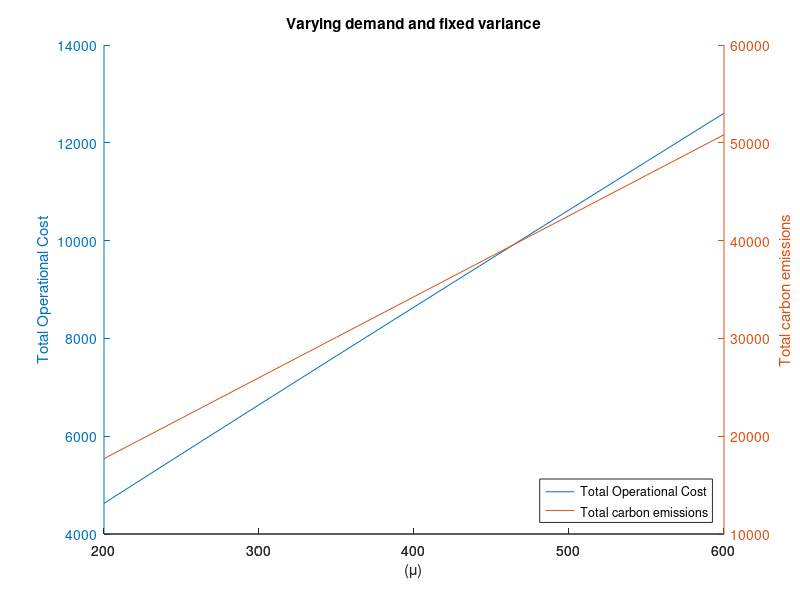
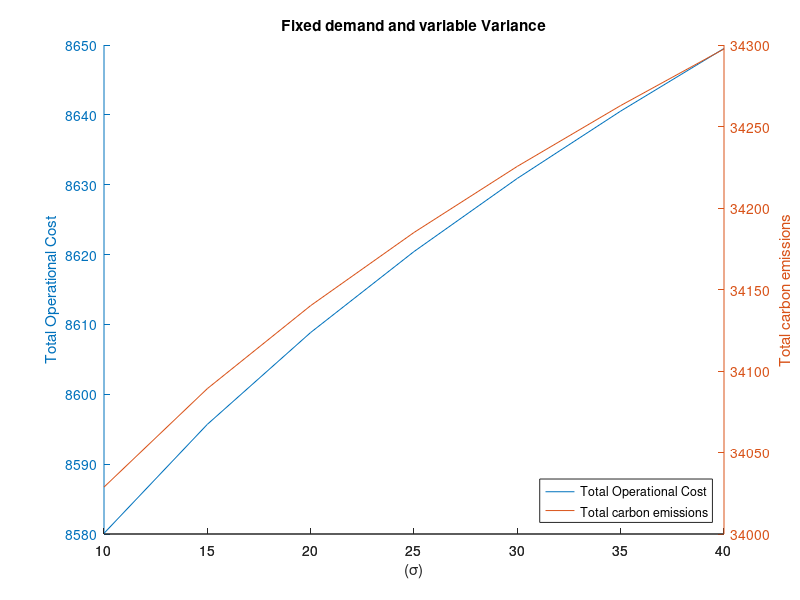
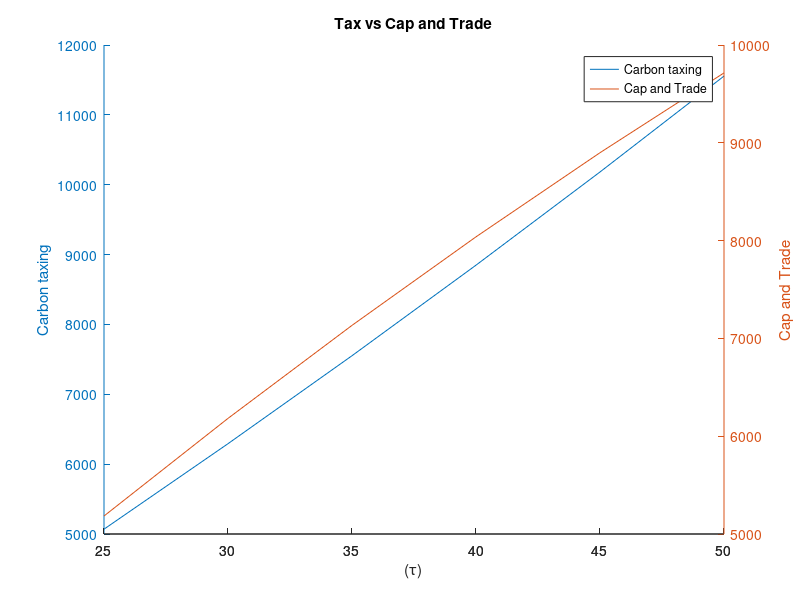
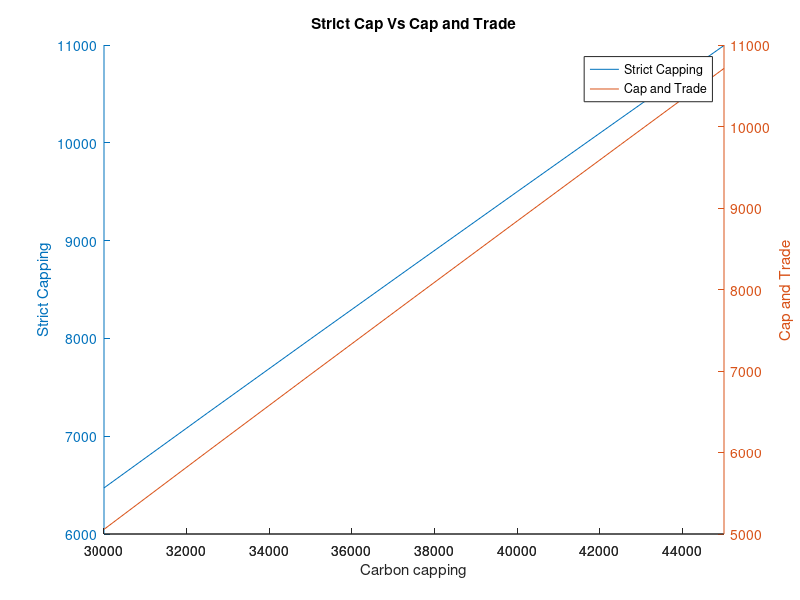

Here is the MATLAB script that generated these plots, in order:
cons = [0,0,0,0,0,0,0,0,0,0,0,0,0,0];
 
 
 
fb=[20,40,50];                                %Fixed cost of the plant
HCbi = [0.3 0.5 0;0 0.4 0.3];                 %Unit Inventory holding cost
OCbi = [25 30 0;0 35 20];                     %Ordering cost
HCcp = [0.3 0 0.4 0;0 0.2 0 0;0 0 0.3 0.5];   %Unit Inventory holding cost
Cbpt = [2,3,4];                               %Cost of regular time production
Ccpbt = [3,6,7.5];                            %Cost of over-time production
TCbai = [0.2 0.1 0;0 0.3 0.3];                %Transportation cost from supplier to plant
TCcbp = [0.1 0 0.3 0;0 0.2 0 0;0 0 0.2 0.1];  %Transportation cost from supplier to plant
 
Z = 1;                                        %Decision variables
Y = 1;
X = 1;
 
LT = 7;                                     %Lead time is 1 week
EMF = [30,40,50];                           %Fixed emission due to manufacturing
EMV = [3,4,5];                              %Variable emission due to manufacturing
EOFia = [40 35 0;0 50 45];                  %Fixed emission due to transportation(from supplier to plant)
EOVia = [2.5 3 0;0 4 3.5];                  %Variable emission due to transportation(from supplier to plant)
EOFpb = [20 0 30 0;0 40 0 0;0 0 45 50];     %Fixed emission due to transportation(from plant to warehouse)
EOVpb = [1.5 0 1 0;0 2 0 0;0 0 3 2.5];      %Variable emission due to transportation(from plant to warehouse)
EIpb = [1.5 1.2 0;0 1.3 1.4];               %Emission due to inventory at plants
EIpc = [1.3 0 1.4 0;0 1.2 0 0;0 0 1.3 1.5]; %Emission due to inventory at warehouse
 
 
Zalpha=1.95;
%Zbai=[1,1,0;0,1,1];
result_operational_emission=[0,0,0,0,0,0,0,0,0];
result_carbon_emission=[0,0,0,0,0,0,0,0,0];
result_operational_emission1=[0,0,0,0,0,0,0,];
result_carbon_emission1=[0,0,0,0,0,0,0,];
 
 
k=1;                                        %Loop variable
sigma = 35;                                 %Constant variance
Dbi=[];                                     %Demand of the plant from supplier
V = [0,0,0];
b = [2,1,2,1]; 
 
 
%M=200;                                      
%Dbi(1) = M*1*b(1);                          %Calculation of demand by plants from supplier using constraint 17
%Dbi(2) = M*1*b(2)+M*1*b(3);
%Dbi(3) = M*1*b(4);
 
V(1) = sigma*Y*b(1)*b(1);                   %Calculation of variance from constraint 18
V(2) = sigma*Y*(b(2)*b(2)+b(3)*b(3));
V(3) = sigma*Y*b(4)*b(4);
 
fprintf('TABLE 1\nMean demand changes from 200 to 600 with constant variance of 35\n');
fprintf('Z1\t\t\t\tZ2\n');
%Mean demand changes from 200 to 600 with constant variance of 35
for M=200:50:600
 
    
    Dbi(1) = M*1*b(1);                          %Calculation of demand by plants from supplier using constraint 17
    Dbi(2) = M*1*b(2)+M*1*b(3);
    Dbi(3) = M*1*b(4);
 
  QRcbpt = M;
  if(QRcbpt>550)
      ORcbpt = 550;
      QOcbpt = M-QRcbpt;
  else
      QOcbpt = 0;
      QRcbpt = M;
  end
  
  d1 = fb(1)*X + sqrt(2*HCbi(1,1)*OCbi(1,1))*sqrt(Dbi(1))+HCbi(1,1)*Zalpha*sqrt(LT)*sqrt(V(1)) + M*HCcp(1,1)+ QRcbpt*Cbpt(1)+QOcbpt*Ccpbt(1)+ TCbai(1,1)*Dbi*Z + TCcbp(1,1)*M*Y;
 
  d2 = fb(2)*X + sqrt(2*HCbi(1,2)*OCbi(1,2))*sqrt(Dbi(2))+ sqrt(2*HCbi(2,2)*OCbi(2,2))*sqrt(Dbi(2))+HCbi(1,2)*Zalpha*sqrt(LT)*sqrt(V(2)) +HCbi(2,2)*Zalpha*sqrt(LT)*sqrt(V(2))+ M*HCcp(2,2)+ QRcbpt*Cbpt(2)+QOcbpt*Ccpbt(2)+ TCbai(1,2)*Dbi*Z +TCbai(2,2)*Dbi*Z+ TCcbp(2,2)*M*Y ;
 
  d3 = fb(1)*X +fb(3)*X + sqrt(2*HCbi(1,1)*OCbi(1,1))*sqrt(Dbi(1))+sqrt(2*HCbi(2,3)*OCbi(2,3))*sqrt(Dbi(3))+HCbi(1,1)*Zalpha*sqrt(LT)*sqrt(V(1)+V(3)) +HCbi(2,3)*Zalpha*sqrt(LT)*sqrt(V(1)+V(3)) + M*HCcp(1,3)+M*HCcp(3,3)+ QRcbpt*Cbpt(1)+QOcbpt*Ccpbt(1)+QRcbpt*Cbpt(3)+QOcbpt*Ccpbt(3)+ TCbai(1,1)*Dbi*Z + TCbai(2,3)*Dbi*Z+ TCcbp(1,3)*M*Y+ TCcbp(3,3)*M*Y;
 
  d4 = fb(3)*X + sqrt(2*HCbi(2,3)*OCbi(2,3))*sqrt(Dbi(3))+HCbi(2,3)*Zalpha*sqrt(LT)*sqrt(V(3)) + M*HCcp(3,4)+ QRcbpt*Cbpt(3)+QOcbpt*Ccpbt(3)+ TCbai(2,3)*Dbi*Z + TCcbp(3,4)*M*Y;
 
  y1 = d1+d2+d3+d4; 
  
  
  d1_2 = EMF(1)*X + EMV(1)*(QRcbpt+QOcbpt)+EOFpb(1,1)*Y + EOVpb(1,1)*M+ EOFia(1,1)*Z + EOVia(1,1)*Dbi(1)+EIpc(1,1)*M+EIpb(1,1)*Zalpha*sqrt(LT)*sqrt(V(1));      
 
  d2_2 = EMF(2)*X + EMV(2)*(QRcbpt+QOcbpt)+EOFpb(2,2)*Y + EOVpb(2,2)*M+ (EOFia(1,2)+EOFia(2,2))*Z + EOVia(1,2)*Dbi(2)+EOVia(2,2)*Dbi(2)+EIpc(2,2)*M + (EIpb(1,2)+EIpb(2,2))*Zalpha*sqrt(LT)*sqrt(V(2));
 
  d3_2 = EMF(1)*X+EMF(3)*X + (EMV(1)+EMV(3))*(QRcbpt+QOcbpt)+(EOFpb(1,3)+EOFpb(3,3))*Y + (EOVpb(1,3)+EOVpb(3,3))*M+ (EOFia(1,1)+EOFia(2,3))*Z + (EOVia(1,1)+EOVia(2,3))*Dbi(1)+(EOVia(1,1)+EOVia(2,3))*Dbi(3)+EIpc(1,1)*M+ (EIpb(1,1)+EIpb(2,3))*Zalpha*sqrt(LT)*sqrt(V(1)+V(3)); 
 
  d4_2 = EMF(3)*X + EMV(3)*(QRcbpt+QOcbpt)+EOFpb(3,4)*Y + EOVpb(3,4)*M+ EOFia(2,3)*Z + EOVia(2,3)*Dbi(3)+EIpc(3,4)*M+EIpb(2,3)*Zalpha*sqrt(LT)*sqrt(V(3));   
  
  y2 = d1_2+d2_2+d3_2+d4_2;
  
  result_operational_emission(k) = min(y1);
  result_carbon_emission(k) = min(y2);
  k=k+1;
  fprintf('%.2f\t\t\t%.2f',min(y1),min(y2));
  fprintf('\n');
end
% 
%----------Plotting of graph--------------------
Mu = [200 250 300 350 400 450 500 550 600];
figure
hold on
%plot3(Mu,result_operational_emission,result_carbon_emission)
[haX,Line1,Line2] = plotyy(Mu,result_operational_emission,Mu,result_carbon_emission);
title('Varying demand and fixed variance');
xlabel('(\mu)');
ylabel(haX(2),'Total carbon emissions')       % right y-axis
ylabel(haX(1),'Total Operational Cost')       % left y-axis 
legend('Total Operational Cost','Total carbon emissions','Location','southeast');
hold off
%------------------------------------------------
 
 
l=1;                                          %Loop variable
M=400;                                        %Constant demand
QRcbpt = M;                                   %Initializing quantity in regular time
QOcbpt = 0;                                   %Initializing quantity in over time
Dbi(1) = M*1*b(1);                            %Calculation of demand by plants from supplier using constraint 17
Dbi(2) = M*1*b(2)+M*1*b(3);
Dbi(3) = M*1*b(4);
 
 
fprintf('\n\n');
fprintf('TABLE 2\nMean demand is constant at 400 and variance varies from 10 to 40\n');
fprintf('Z1\t\t\t\tZ2\n');
%Mean demand is constant at 400 and variance varies from 10 to 40
for sigma=10:5:40
    
    V = [0,0,0];
    V(1) = sigma*Y*b(1)*b(1);
    V(2) = sigma*Y*(b(2)*b(2)+b(3)*b(3));
    V(3) = sigma*Y*b(4)*b(4);
    
    
    
  d1 = fb(1)*X + sqrt(2*HCbi(1,1)*OCbi(1,1))*sqrt(Dbi(1))+HCbi(1,1)*Zalpha*sqrt(LT)*sqrt(V(1)) + M*HCcp(1,1)+ QRcbpt*Cbpt(1)+QOcbpt*Ccpbt(1)+ TCbai(1,1)*Dbi*Z + TCcbp(1,1)*M*Y;
 
  d2 = fb(2)*X + sqrt(2*HCbi(1,2)*OCbi(1,2))*sqrt(Dbi(2))+ sqrt(2*HCbi(2,2)*OCbi(2,2))*sqrt(Dbi(2))+HCbi(1,2)*Zalpha*sqrt(LT)*sqrt(V(2)) +HCbi(2,2)*Zalpha*sqrt(LT)*sqrt(V(2))+ M*HCcp(2,2)+ QRcbpt*Cbpt(2)+QOcbpt*Ccpbt(2)+ TCbai(1,2)*Dbi*Z +TCbai(2,2)*Dbi*Z+ TCcbp(2,2)*M*Y ;
 
  d3 = fb(1)*X +fb(3)*X + sqrt(2*HCbi(1,1)*OCbi(1,1))*sqrt(Dbi(1))+sqrt(2*HCbi(2,3)*OCbi(2,3))*sqrt(Dbi(3))+HCbi(1,1)*Zalpha*sqrt(LT)*sqrt(V(1)+V(3)) +HCbi(2,3)*Zalpha*sqrt(LT)*sqrt(V(1)+V(3)) + M*HCcp(1,3)+M*HCcp(3,3)+ QRcbpt*Cbpt(1)+QOcbpt*Ccpbt(1)+QRcbpt*Cbpt(3)+QOcbpt*Ccpbt(3)+ TCbai(1,1)*Dbi*Z + TCbai(2,3)*Dbi*Z+ TCcbp(1,3)*M*Y+ TCcbp(3,3)*M*Y;
 
  d4 = fb(3)*X + sqrt(2*HCbi(2,3)*OCbi(2,3))*sqrt(Dbi(3))+HCbi(2,3)*Zalpha*sqrt(LT)*sqrt(V(3)) + M*HCcp(3,4)+ QRcbpt*Cbpt(3)+QOcbpt*Ccpbt(3)+ TCbai(2,3)*Dbi*Z + TCcbp(3,4)*M*Y;
 
  y1 = d1+d2+d3+d4;  
  
  
  d1_2 = EMF(1)*X + EMV(1)*(QRcbpt+QOcbpt)+EOFpb(1,1)*Y + EOVpb(1,1)*M+ EOFia(1,1)*Z + EOVia(1,1)*Dbi(1)+EIpc(1,1)*M+EIpb(1,1)*Zalpha*sqrt(LT)*sqrt(V(1));      
 
  d2_2 = EMF(2)*X + EMV(2)*(QRcbpt+QOcbpt)+EOFpb(2,2)*Y + EOVpb(2,2)*M+ (EOFia(1,2)+EOFia(2,2))*Z + EOVia(1,2)*Dbi(2)+EOVia(2,2)*Dbi(2)+EIpc(2,2)*M + (EIpb(1,2)+EIpb(2,2))*Zalpha*sqrt(LT)*sqrt(V(2));
 
  d3_2 = EMF(1)*X+EMF(3)*X + (EMV(1)+EMV(3))*(QRcbpt+QOcbpt)+(EOFpb(1,3)+EOFpb(3,3))*Y + (EOVpb(1,3)+EOVpb(3,3))*M+ (EOFia(1,1)+EOFia(2,3))*Z + (EOVia(1,1)+EOVia(2,3))*Dbi(1)+(EOVia(1,1)+EOVia(2,3))*Dbi(3)+EIpc(1,1)*M+ (EIpb(1,1)+EIpb(2,3))*Zalpha*sqrt(LT)*sqrt(V(1)+V(3)); 
 
  d4_2 = EMF(3)*X + EMV(3)*(QRcbpt+QOcbpt)+EOFpb(3,4)*Y + EOVpb(3,4)*M+ EOFia(2,3)*Z + EOVia(2,3)*Dbi(3)+EIpc(3,4)*M+EIpb(2,3)*Zalpha*sqrt(LT)*sqrt(V(3));   
  
  y2 = d1_2+d2_2+d3_2+d4_2;
  result_operational_emission1(l) = min(y1);
  result_carbon_emission1(l) = min(y2);
  l=l+1;
 
  fprintf('%.2f\t\t\t%.2f',min(y1),min(y2));
  fprintf('\n');
  
end
 
%-----------Plotting of graph--------------------
sigma = [10,15,20,25,30,35,40];
figure
hold on
[haX,Line1,Line2] = plotyy(sigma,result_operational_emission1,sigma,result_carbon_emission1);
title('Fixed demand and variable Variance');
xlabel('(\sigma)');
ylabel(haX(1),'Total Operational Cost')       % left y-axis 
ylabel(haX(2),'Total carbon emissions')       % right y-axis
legend('Total Operational Cost','Total carbon emissions','Location','southeast');
hold off
%------------------------------------------------
 
 
%For finding graph for total cost vs cap and trade (for varying tau)
Ccap = 40000;
tax = [25,30,35,40,45,50];
total_cost = [0,0,0,0,0,0];
cap_trade = [0,0,0,0,0,0];
for i=1:6
    total_cost(i) = result_operational_emission(i)+tax(i)*(result_carbon_emission(i)/1000);
    if(result_carbon_emission(i)>Ccap)
        cap_trade(i) = result_operational_emission(i)+((result_carbon_emission(i)-Ccap)/1000)*tax(i);
    else
        cap_trade(i) = result_operational_emission(i)+((Ccap - result_carbon_emission(i))/1000)*tax(i);
    end
end
figure
hold on
[haX,Line1,Line2] = plotyy(tax,total_cost,tax,cap_trade);
title('Tax vs Cap and Trade');
xlabel('(\tau)');
ylabel(haX(1),'Carbon taxing')          % left y-axis 
ylabel(haX(2),'Cap and Trade')       % right y-axis
legend('Carbon taxing','Cap and Trade','Location','northeast');
hold off
 
%For finding graph fpr strict capping vs Cap and trade (for varying carbon cap)
fine_cap = [0,0,0,0,0,0,0];
Ccap = [30000,32500,35000,37500,40000,42500,45000];                             
for i=1:7 
    if(result_carbon_emission(i)>Ccap(i))
      fine_cap(i) = result_operational_emission(i)+150*((result_carbon_emission(i)-Ccap(i))/1000);
    else 
      fine_cap(i) = result_operational_emission(i)+150*((Ccap(i)-result_carbon_emission(i))/1000); 
    end
    if(result_carbon_emission(i)>Ccap(i))
        cap_trade(i) = result_operational_emission(i)+((result_carbon_emission(i)-Ccap(i))/1000)*35;
    else
        cap_trade(i) = result_operational_emission(i)+((Ccap(i) - result_carbon_emission(i))/1000)*35;
    end
end
 
figure
hold on
[haX,Line1,Line2] = plotyy(Ccap,fine_cap,Ccap,cap_trade);
title('Strict Cap Vs Cap and Trade');
xlabel('Carbon capping');
ylabel(haX(1),'Strict Capping')       % left y-axis 
ylabel(haX(2),'Cap and Trade')        % right y-axis
legend('Strict Capping','Cap and Trade','Location','northeast');
hold off
